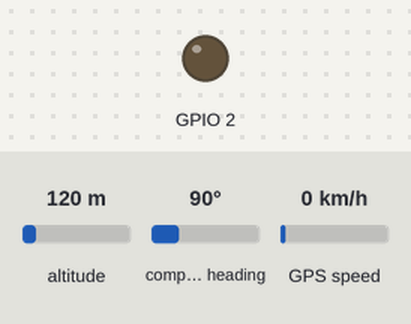
The sketch below on a simulated ESP8266 (NodeMCU). Shown: output pins drawn as LEDs (lit = HIGH). Inputs (shaded band) come from the test bench; at power-on: altitude 120 m, compass heading 90°, GPS speed 0 km/h. WiFi joins after 1.5 s; servers stay silent unless stated; uploads are accepted with an empty reply; the GPS gets a fix after 3 s at 37.7749, -122.4194 with 8 satellites.

Above: at 3.6 s.
At 6.8 s:
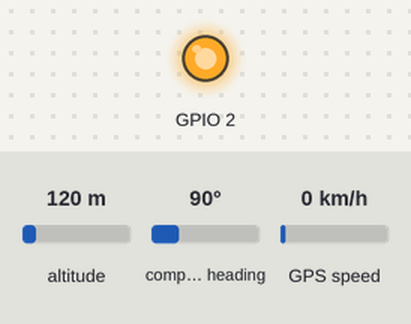
Timing chart, 0 to 9.3 s (numbered marks = the images above):
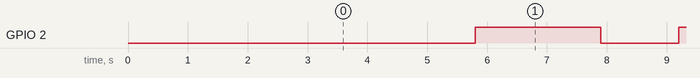

Measured:
- by itself, GPIO 2: alternates HIGH for 2.1 s and LOW for 1.3 s

The sketch:

GPS.ino
```cpp
#include <SoftwareSerial.h>
#include <TinyGPS.h>

#include <ESP8266WiFiMulti.h>
#include <ESP8266HTTPClient.h>

#include <WiFiClient.h>
WiFiClient wifiClient;

//clave y contraseña de internet
const char* ssid = "Totalplay-F5AA";
const char* password =  "F5AAC9F9NPqR7vHS";

// const char* ssid = "Wi-Fi IPN";
// const char* password =  "";

// const char* ssid = "Lesly";
// const char* password =  "123456789";

//variables a enviar
float LAT = 0;
float LON = 0;
int ID_DISPOSITIVO = 1;

//configuracion de puerto serial de software para comunicacion con el modulo GPS
TinyGPS gps;
SoftwareSerial ss;

void setup()
{
  pinMode(2, OUTPUT);
  ss.begin(9600, SWSERIAL_8N1, 4, 5, false);

  WiFi.begin(ssid, password);

  while (WiFi.status() != WL_CONNECTED)
    delay(500);

  if(!ss){
    while (1) {
        digitalWrite(2, 1);
        delay(200);
    }
  }
}

void loop()
{
  digitalWrite(2, 0);
  if(WiFi.status()== WL_CONNECTED){

    digitalWrite(2, 0);
    //si hay informacion disponible
    if (newDataGPS()){

      //obtenemos y mostramos la posicion del GPS en el display
      getPositionGPS(LAT, LON);

      //creamos el URL con los datos reportados del GPS y el ID del brazalete
      HTTPClient http;
      String datos_a_enviar = "LAT=" + String(LAT, 8) + "&LON=" + String(LON, 8) + "&ID_DISPOSITIVO=" + ID_DISPOSITIVO;

      //Indicamos el destino
      http.begin(wifiClient, "http://chiquillep.000webhostapp.com/insertar.php");
      http.addHeader("Content-Type", "application/x-www-form-urlencoded");

      if(http.POST(datos_a_enviar) == 200){
        digitalWrite(2, 0);
        delay(100);
        digitalWrite(2, 1);
        delay(100);
      }

      http.end();
    }

    delay(2000);
  }
}

/** Funciones GPS**/

//evalua si existen nuevos datos del GPS
bool newDataGPS()
{
  bool nuevoDato = false;
  //ejecuta el ciclo una vez por segundo
  for (unsigned long start = millis(); millis() - start < 1000;)
    //revisa si esta disponible el puerto serial del GPS
    while (ss.available())
      //si se leyo un dato en el puerto serial del GPS
      if (gps.encode(ss.read()))
        //hay un nuevo dato comunicado por el GPS
        nuevoDato = true;

  return nuevoDato;
}

//obtiene la posicion del GPS y se guardan en los argumentos de la funcion
void getPositionGPS(float &flat, float &flon)
{
  unsigned long age;
  gps.f_get_position(&flat, &flon, &age);

  //evalua si la posicion obtenida es valida, si no se podra por defecto la posicion Lat: 0.0, Lon: 0.0
  flat == TinyGPS::GPS_INVALID_F_ANGLE ? 0.0 : flat;
  flon == TinyGPS::GPS_INVALID_F_ANGLE ? 0.0 : flon;
}
```
